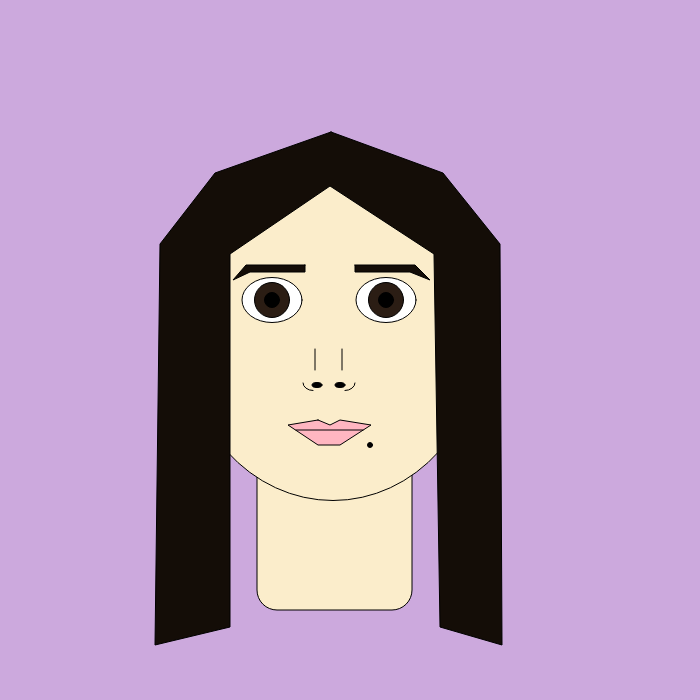
Frame 1 (no input)
Frame 60 (no input): identical to frame 1, image omitted
Frame 120 (the mouse pressed at the canvas centre since frame 60): identical to frame 1, image omitted

The p5.js sketch that drew this single still picture (run headless with seeded random() and noise() and a simulated clock; from frame 60 on, the mouse is pressed at the canvas centre):

// p5.js sketch
// ── sketch.js
//Code Self Portrait Project - Kaila Figueroa



//setup
function setup() {
  createCanvas(700, 700);

  textSize(24);
  textAlign(LEFT);
}

//draw
function draw() {
  background(204,169,221);

  //calling specific feature functions
  drawNeck();
  drawHead();
  drawHair();
  drawEyebrows();
  drawEyes();
  drawNose();
  drawMouth();
  drawBeautyMark();
}

//neck function
function drawNeck(){
  fill(251,237,203);
  rect(257, 455, 155, 155, 20);
}

//head function
function drawHead(){
  ellipse(333, 333, 300, 335);
}

//hair function
function drawHair(){
  fill(20,13,7);
  strokeJoin(ROUND);
  beginShape();
  vertex(331, 132);
  vertex(215, 173);
  vertex(160, 244);
  vertex(155, 645);
  vertex(230, 627);
  vertex(230, 254);
  vertex(330, 186);
  vertex(434, 254);
  vertex(440, 627);
  vertex(502, 645);
  vertex(500, 244);
  vertex(443,173);
  endShape(CLOSE);
}

//eyebrows function
function drawEyebrows(){
  //left eyebrow
  fill(20,13,7);
  strokeJoin(ROUND);
  beginShape();
  vertex(305, 265);
  vertex(246, 265);
  vertex(233, 280);
  vertex(250, 272);
  vertex(305, 272);
  endShape(CLOSE);

  //right eyebrow
  strokeJoin(ROUND);
  beginShape();
  vertex(355, 265);
  vertex(415, 265);
  vertex(430, 280);
  vertex(410, 272);
  vertex(355, 272);
  endShape(CLOSE);
}

//eyes function
function drawEyes(){
  //left eye
  fill(255,255,255);
  ellipse(272, 300, 60, 45);
  fill(43,29,20);
  ellipse(272,300,35,35);
  fill(0);
  ellipse(272,300,15,15);

  //right eye
  fill(255,255,255);
  ellipse(386, 300, 60, 45);
  fill(43,29,20);
  ellipse(386, 300, 35, 35);
  fill(0);
  ellipse(386,300,15,15);
}

//nose function
function drawNose(){
  fill(0);
  ellipse(317,385,10,5);
  ellipse(340,385,10,5);
  noFill();
  arc(313, 383, 20, 15, HALF_PI, PI);
  arc(345, 383, 20, 15, 0, HALF_PI);
  line(315,349, 315, 370);
  line(342,349, 342, 370);
}

//mouth function
function drawMouth(){
  fill(255,182,193);
  strokeJoin(ROUND);
  beginShape();
  vertex(318, 420);
  vertex(288, 425);
  vertex(318, 445);
  vertex(340, 445);
  vertex(371, 425);
  vertex(340, 420);
  vertex(330, 425);
  endShape(CLOSE);
  //lipline
  fill(0);
  line(296, 430, 363, 430);
}

//beauty mark function
function drawBeautyMark(){
  fill(0);
  circle(370,445,5,5);
}
